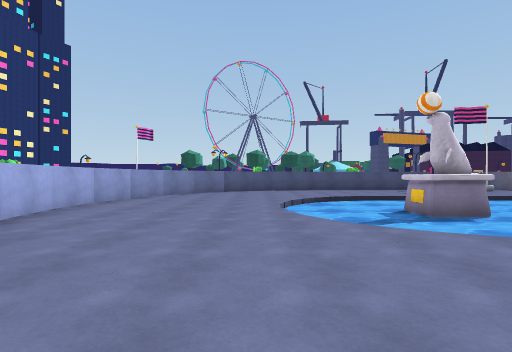
[1] (above)

13 first-person views from a walk through a 3-D level made in the Unity game engine. The camera is 1.3 m above the floor, looks level and sees 80° across. The floor is counted in squares, 2 m on a side. Each view is taken from the middle of a square. On the plan, view 1 faces up. The plan holds only what a view shows up to about 10 squares ahead; the rest is blank. The place goes on beyond the plan. Surface patterns are stand-ins for the level's own textures.

[2]
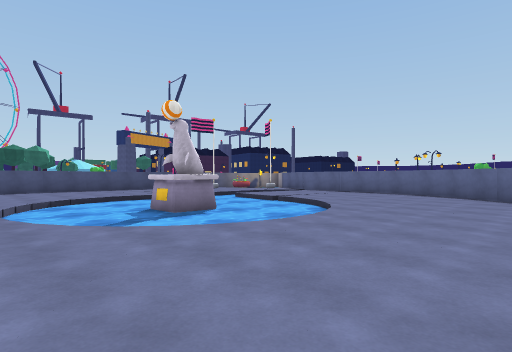

[3]
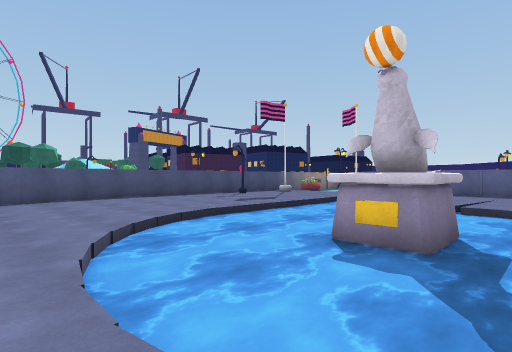

[4]
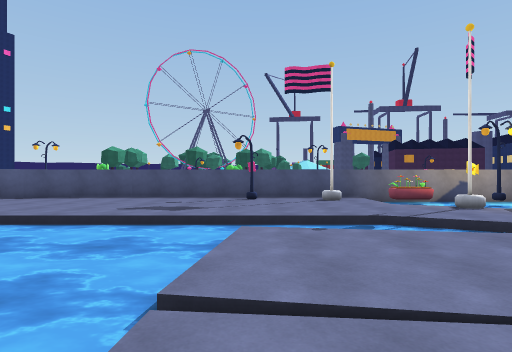

[5]
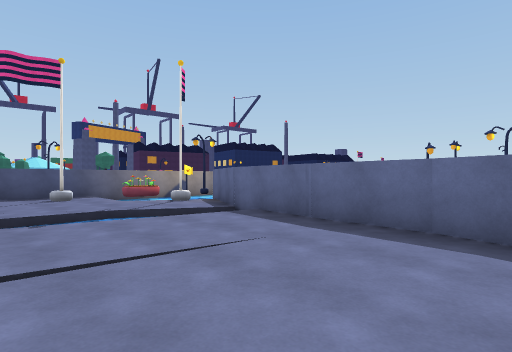

[6]
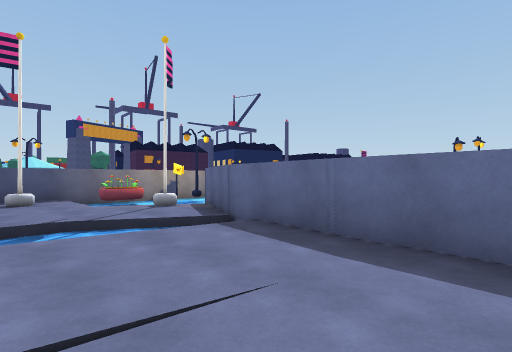

[7]
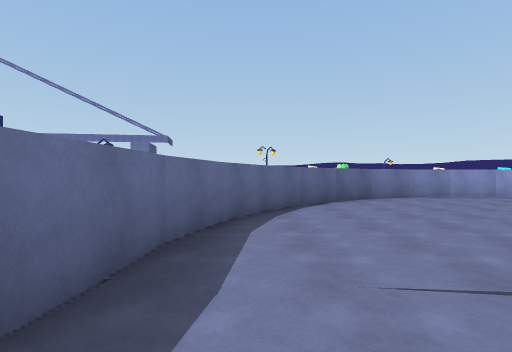

[8]
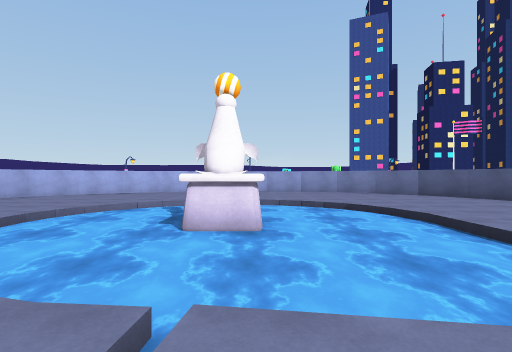

[9]
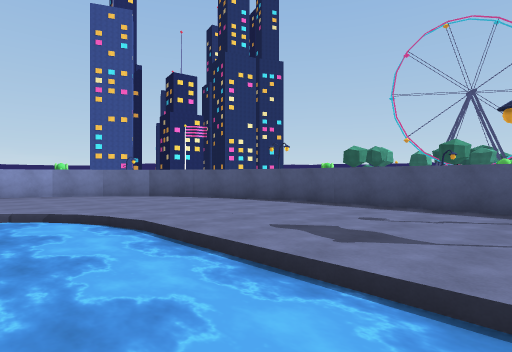

[10]
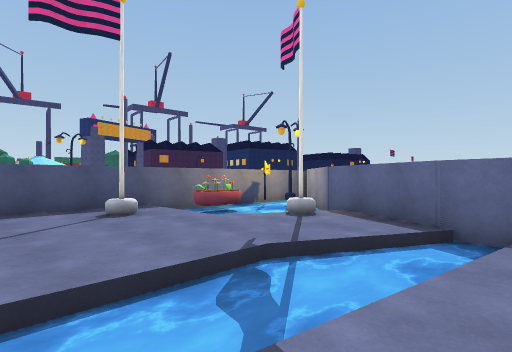

[11]
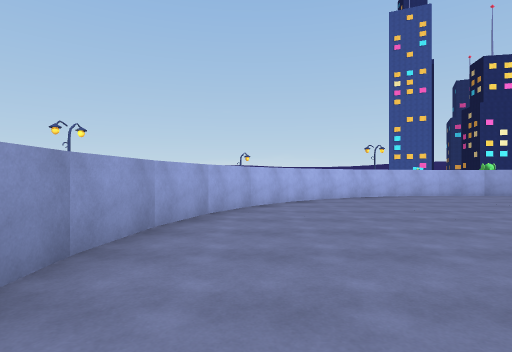

[12]
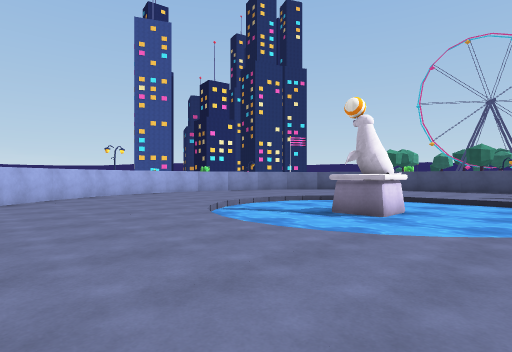

[13]
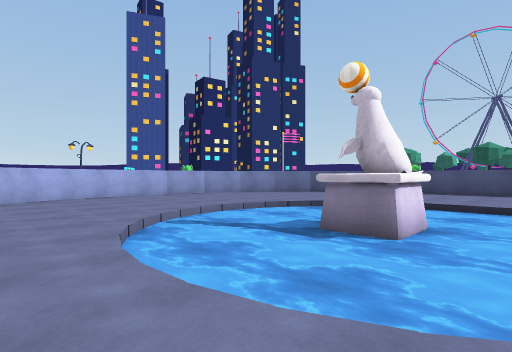

### Floor plan
Key: @ floor where view 1 was taken; # wall or solid block; . floor; ≈ water the walk keeps out of; O other object.
Columns run from 4 left of view 1 to 16 right of it. Each row starts with its distance up from view 1.
 15      ################
 14    ###......O...OOO≈≈
 13   ##..........O.OO≈O#
 12  ##.............≈≈###
 11  #..............O.#
 10 ##......≈≈≈≈≈≈≈..##
  9 #.....≈≈≈≈≈≈≈≈≈≈≈#
  8 #....≈≈≈≈≈≈≈.....#
  7 #....≈≈OOO≈≈....##
  6 #....≈≈OOO≈≈....#
  5 #....≈≈≈≈≈≈≈....#
  4 #.....≈≈≈≈≈.....#
  3 ##......≈......##
  2  #.............#
  1  ##...........##
  0   ##@........##
 -1    ###.....###
 -2      #######

Positions as (right, up) in squares from view 1, and headings:
1: (0, 0), facing up
2: (0, 0), facing up-right
3: (0, 5), facing up-right
4: (8, 5), facing up
5: (8, 4), facing up-right
6: (9, 5), facing up-right
7: (11, 8), facing down
8: (9, 7), facing left
9: (8, 8), facing up-left
10: (8, 8), facing up-right
11: (6, 0), facing left
12: (7, 0), facing up-left
13: (6, 2), facing up-left
